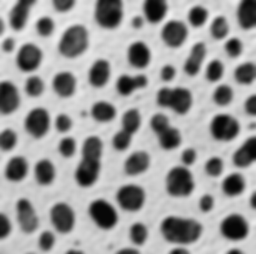
#> input picture INTERPOLATION /cells.png, 256 x 254 px, found by its file name
$ jupyter execute --allow-errors '2 a.ipynb'   (Python 2 division)
#> lines starting #> are read from the running program, lines starting #| are printed output that depends on the picture; after the words box and inside, x2 and y2 are one past the last pixel; in counts of white or black regions, pixels touching at a corner belong together
[cell 1]
import cv2
import numpy as np
from matplotlib import pyplot as plt
np.seterr(divide='ignore', invalid='ignore')

[cell 2]
img=cv2.imread('cells.png',0)
#> img is the input picture: shape (254, 256); min 7, max 241, mean 151.7
hist_full = cv2.calcHist([img],[0],None,[255],[0,255])
#> hist_full = 255 values, max 1725 at index 203, min 0 at index 0, mean 255

[cell 3]
plt.imshow(img)
plt.show()

[cell 4]
plt.plot(hist_full)
plt.show()
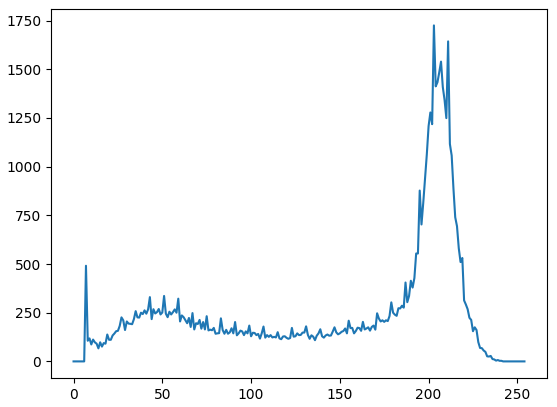
#> figure drawn by matplotlib, 1 panel; curve peaks at x = 203, y = 1725

[cell 5]
a,b=np.unique(img,return_counts=True)
#> a = 235 values from 7 to 241; b = 235 values, max 1725 at index 196, min 3 at index 233, mean 276.7

[cell 6]
inti_thresh=(255/2)

[cell 7]
values= dict(zip(a, b))
#> values = 235 items

[cell 8]
c=b
#> c has the same summary as b

[cell 9]
np.sort(c)
#> Out = 235 values from 3 to 1725

[cell 10]
np.max(b)
#> Out = 1725

[cell 11]
len(b)
#> Out = 235

[cell 12]
for i in range(235):
    if (b[i]==5175):
        print a[i]
    if(b[i]==4929):
        print a[i]

[cell 13]
img.shape
#> Out = (254, 256)

#> (a cell that did not finish here is left out)

#> (a cell that did not finish here is left out)

[cell 16]
ret,thresh = cv2.threshold(img,0,255,cv2.THRESH_BINARY+cv2.THRESH_OTSU)
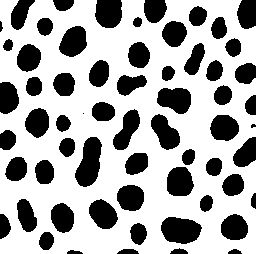
#> thresh: shape (254, 256); 66.3% white; 62 black regions (2 under 20 px), largest, box (x1, y1, x2, y2) and area: (75, 137, 102, 187) 894, (161, 217, 202, 244) 847, (157, 88, 191, 114) 679
#> ret = 130

#> (a cell that did not finish here is left out)

#> (a cell that did not finish here is left out)

[cell 19]
ret,thresh = cv2.threshold(img,0,255,cv2.THRESH_BINARY+cv2.THRESH_OTSU)

#> (a cell that did not finish here is left out)

#> (a cell that did not finish here is left out)

[cell 22]
import matplotlib.mlab as mlab

[cell 23]
histr = cv2.calcHist([img],[0],None,[256],[0,256])
#> histr = 256 values, max 1725 at index 203, min 0 at index 0, mean 254

[cell 24]
plt.plot(histr)
plt.show()
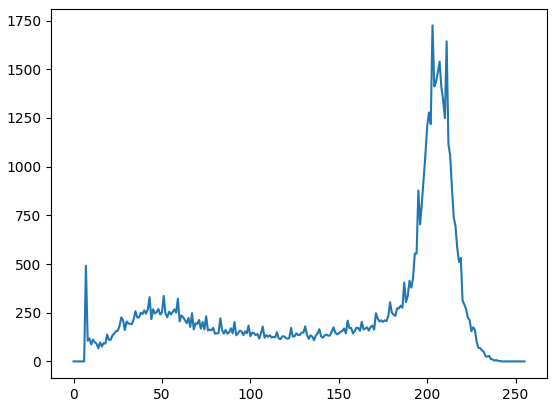
#> figure drawn by matplotlib, 1 panel; curve peaks at x = 203, y = 1725

[cell 25]
hist,bins = np.histogram(img.ravel(),256,[0,256])
#> hist has the same summary as histr; bins = 257 values from 0 to 256
plt.plot(hist)
plt.show()
